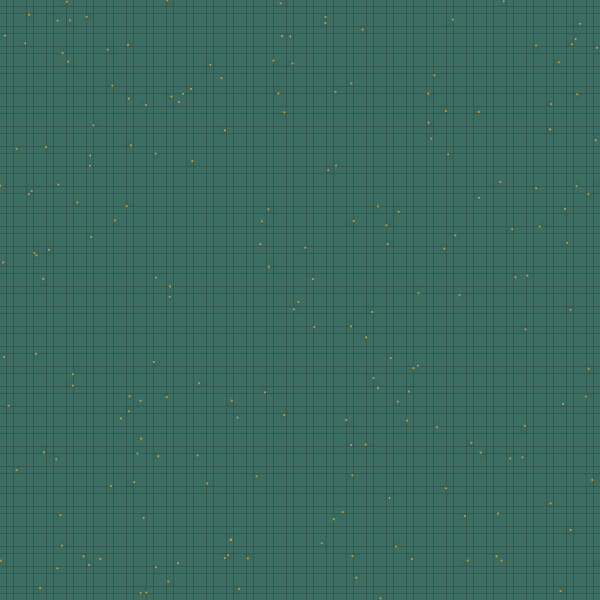
Frame 1 (no input)
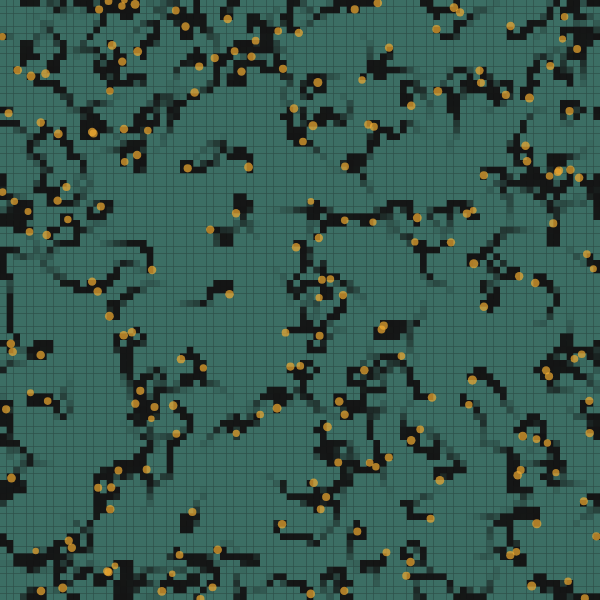
Frame 60 (no input)
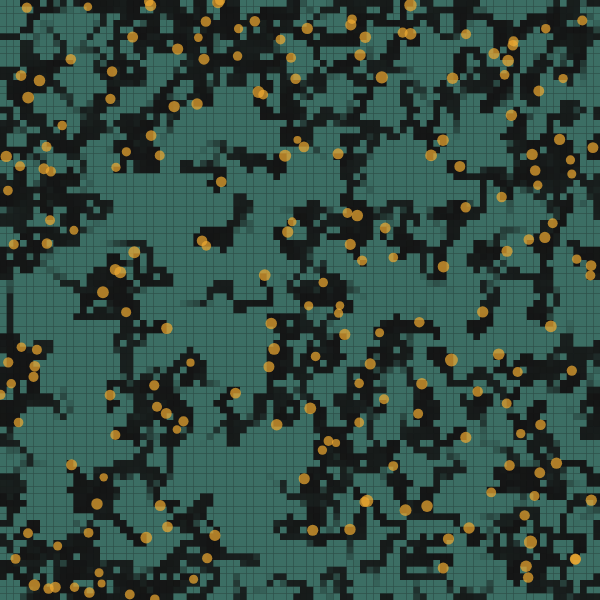
Frame 120 (the mouse pressed at the canvas centre since frame 60)

The p5.js sketch that drew these frames (run headless with seeded random() and noise() and a simulated clock; from frame 60 on, the mouse is pressed at the canvas centre):

// p5.js sketch
// ── sketch.js
/* DN3008 Generative Art, Ashley Hi 2026
 * Week 7 - Cybernetics & Emergence
 * Steersman
 */

// Stance: Exposure (After Haacke)

const COLS = 90;   // the ground is a 30 x 30 grid
let res = [];      // how much resource is left in each square

function cellOf(a) {
  const cx = constrain(floor(a.x / width * COLS), 0, COLS - 1);
  const cy = constrain(floor(a.y / height * COLS), 0, COLS - 1);
  return cx + cy * COLS;
}

let gain = 5.0;
let agents = [];

function setup() {
  createCanvas(600, 600);
  pixelDensity(1);
  for (let i = 0; i < COLS * COLS; i++) res.push(1);
  for (let i = 0; i < 200; i++) {
    agents.push({ x: random(width), y: random(height), a: random(TWO_PI), wealth: 0 });
  }
}

function draw() {
  const reading = sense(); // 1. Read back something the system produced
  update(reading); // 2. lLet that reading change what happens next
  render(); // 3. Draw it
}

function sense() {
  // How bright is the canvas under each agent?
  loadPixels();
  return agents.map((a) => pixels[4 * (floor(a.y) * width + floor(a.x))] / 255);
}

function update(reading) {
  agents.forEach(a => {
    const c = cellOf(a);
    const take = min(res[c], 0.02 * (1 + a.wealth * gain));   // the rich take more
    res[c] -= take;
    a.wealth += take;
    a.a += (1 - res[c]) * random(-1, 1);   // wander more where the ground is bare
    a.x = (a.x + cos(a.a) * 1.5 + width) % width;
    a.y = (a.y + sin(a.a) * 1.5 + height) % height;
  });
  for (let i = 0; i < res.length; i++) res[i] = min(1, res[i] + 0.0015);   // slow regrowth
}

function render() {
  background(20);
  noStroke();
  const s = width / COLS;
  for (let i = 0; i < res.length; i++) {
    fill(60, 110, 100, res[i] * 255);
    rect((i % COLS) * s, floor(i / COLS) * s, s, s);
  }
  fill(240, 170, 50, 180);
  agents.forEach(a => circle(a.x, a.y, min(30, 2 + sqrt(a.wealth) * 2)));
}
